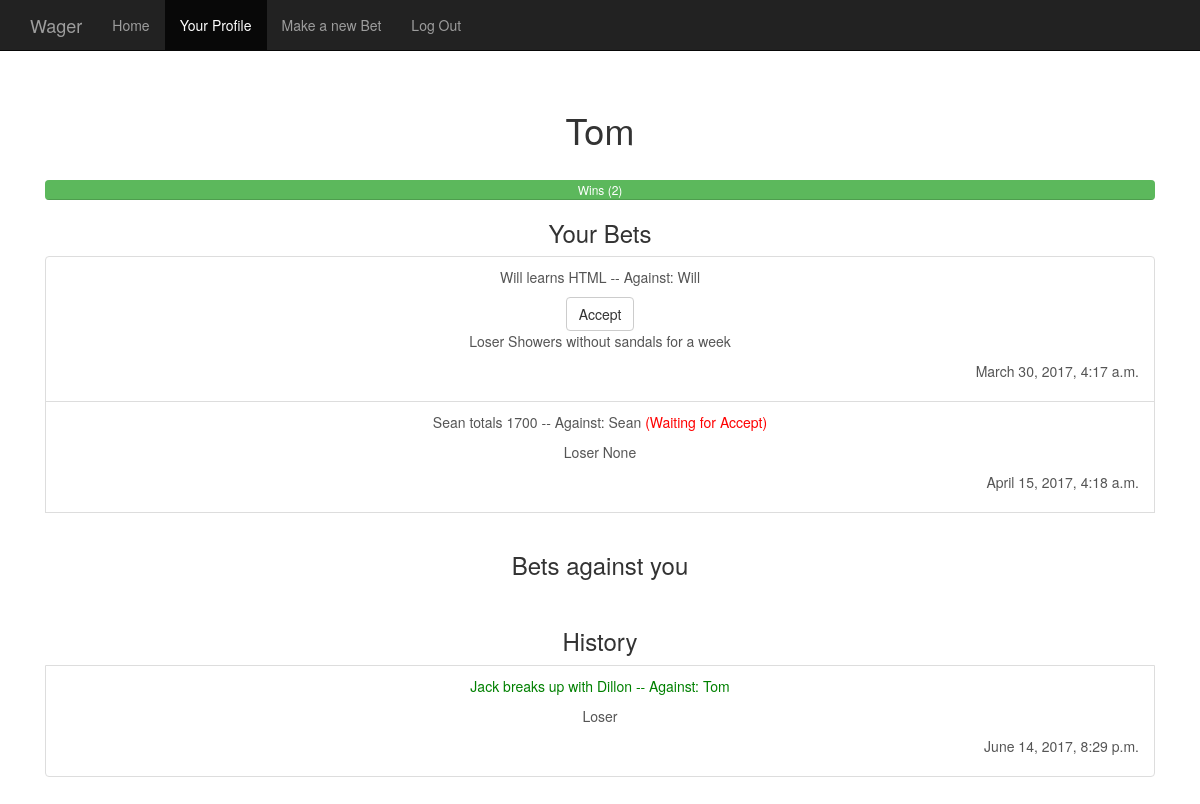
Before: /Profile/ (signed in) with the older database file.
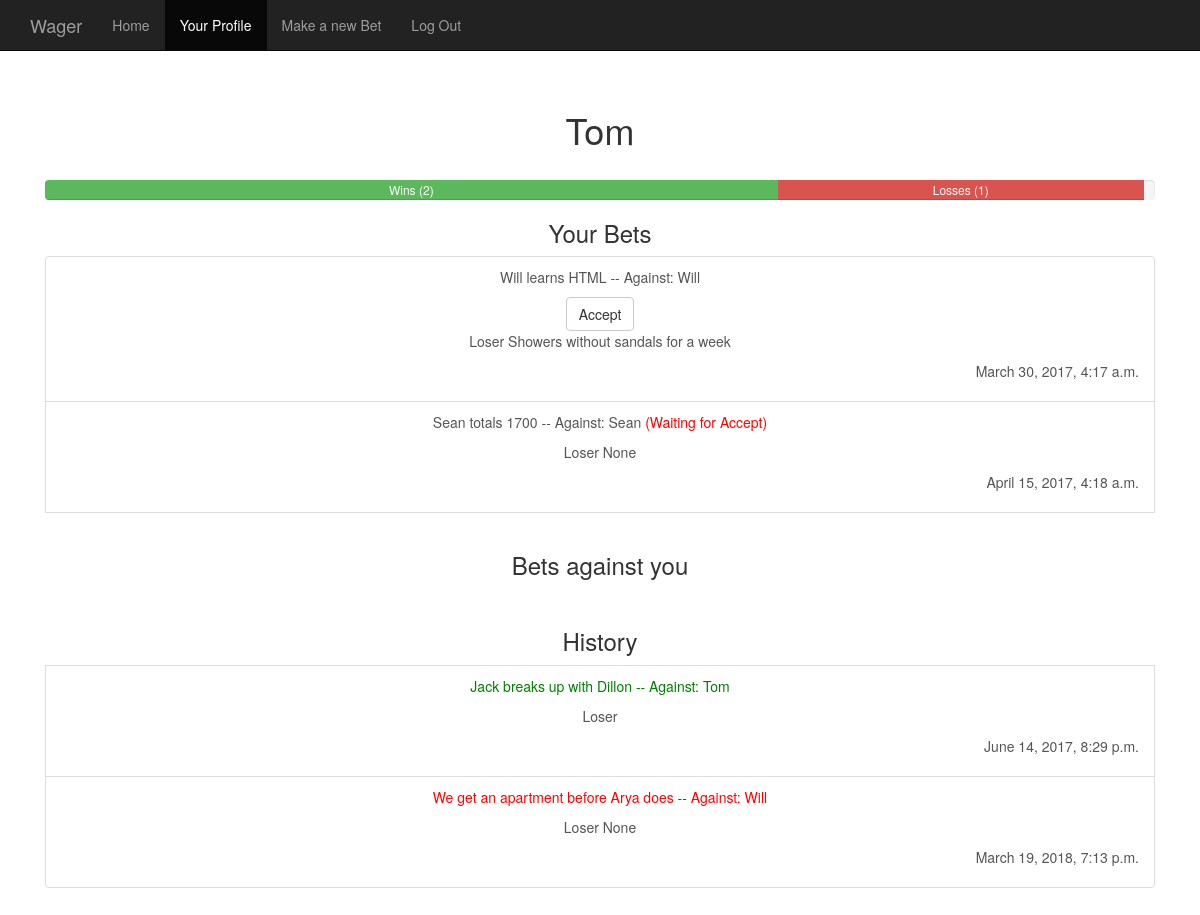
After: the same page with the newer database file.
### Wager/models.py (models this page shows, shortened)
class Bet(models.Model):
	user1 = models.ForeignKey(User, on_delete=models.CASCADE, related_name="user1")
	user2 = models.ForeignKey(User, on_delete=models.CASCADE, related_name="user2")
	Terms = models.CharField(max_length=200)
	Stakes = models.CharField(max_length=300)
	Due_date = models.DateTimeField(default=timezone.now()+datetime.timedelta(days=1))
	Winner = models.IntegerField(default=0)
	Status = models.IntegerField()
	Public = models.BooleanField()
	Date_created = models.DateTimeField()

class User(models.Model):
	User_Name = models.CharField(max_length=50)
	Password = models.CharField(max_length=50)
	Date_joined = models.DateTimeField()
	Wins = models.IntegerField(default=0)
	Losses = models.IntegerField(default=0)
	WinPercent = models.IntegerField(default=0)
	LossPercent = models.IntegerField(default=0)

### Wager/views.py (the view)
# urls.py: url(r'^Profile/', views.Profile, name="Profile"),
def Profile(request):
	u = User.objects.get(pk=request.session['user'])
	r = [x.user2_id for x in Relationship.objects.filter(user1_id=u.pk)] + [x.user1_id for x in Relationship.objects.filter(user2_id=u.pk)]
	friends = User.objects.all().filter(pk__in=r)
	for_bets = Bet.objects.filter(user1__pk=u.pk)
	against_bets = Bet.objects.filter(user2__pk=u.pk)
	context = {'user':u, 'for_bets':for_bets, 'against_bets':against_bets, 'all_bets':list(set(against_bets)|set(for_bets))}
	return render(request, 'User_Profiles/Profile_Base.html', context)

### Wager/templates/User_Profiles/Profile_Base.html (shortened to what this page needs)
<!DOCTYPE html>
<html lang="en">
  <head>
  {% load static %}
    <link href="{% static 'User_Profiles/css/bootstrap.min.css' %}" rel="stylesheet">
    <link href="{% static 'User_Profiles/starter-template.css' %}" rel="stylesheet">
  </head>
  <body>
    <nav class="navbar navbar-inverse navbar-fixed-top">
      <div class="container">
        <div class="navbar-header">
          <a class="navbar-brand" href="#">Wager</a>
        </div>
        <div id="navbar" class="collapse navbar-collapse">
          <ul class="nav navbar-nav">
            <li><a href="/">Home</a></li>
            <li class="active"><a href="/Profile/">Your Profile</a></li>
            <li><a href="/NewBet/">Make a new Bet</a></li>
            <li><a href="/SetLoggedOut/">Log Out</a></li>
          </ul>
        </div>
      </div>
    </nav>
    <div class="container">
      <div class="starter-template">
        {% if user %}
          <h1>{{ user.User_Name }}</h1>
          <br>
          <div class="progress">
            <div class="progress-bar progress-bar-success" role="progressbar" style="width:{{ user.WinPercent }}%">Wins ({{ user.Wins }})</div>
            <div class="progress-bar progress-bar-danger" role="progressbar" style="width:{{ user.LossPercent }}%">Losses ({{ user.Losses }})</div>
          </div>
          <h3>Your Bets</h3>
          <div class="list-group">
            {% for bet in for_bets %}
              {% if bet.Status == 1 %}
                <a href="#", class="list-group-item">
                  <p>{{ bet.Terms }} -- Against: {{  bet.user2.User_Name }}  <span style="color:red">(Waiting for Accept)</span></p>
                  <p>Loser {{ bet.Stakes }}</p>
                  <p align="right">{{ bet.Due_date }}</p>
                </a>
              {% elif bet.Status == 2 %}
                <a href="#", class="list-group-item">
                  <p>{{ bet.Terms }} -- Against: {{  bet.user2.User_Name }}  <span style="color:red">(Waiting for Result)</span></p>
                  <p>Loser {{ bet.Stakes }}</p>
                  <p align="right">{{ bet.Due_date }}</p>
                </a>
              {% elif bet.Status == 4 %}
                <a href="#", class="list-group-item">
                  <p>{{ bet.Terms }} -- Against: {{ bet.user2.User_Name }}  </p><button class="btn btn-default" onclick="location.href='/AcceptResult/{{ bet.pk }}';">Accept</button>
                  <p>Loser {{ bet.Stakes }}</p>
                  <p align="right">{{ bet.Due_date }}</p>
                </a>
              {% endif %}
            {% endfor %}
            <br>
            <h3>Bets against you</h3>
            <br>
            <h3>History</h3>
            {% for bet in all_bets %}
              {% if bet.Status == 5 %}
                {% if bet.Winner == user.pk %}
                  <a href="#", class="list-group-item">
                    <p style="color:green">{{ bet.Terms }} -- Against: {{  bet.user2.User_Name }}</p>
                    <p>Loser {{ bet.Stakes }}</p>
                    <p align="right">{{ bet.Due_date }}</p>
                  </a>
                {% else %}
                  <a href="#", class="list-group-item">
                    <p style="color:red">{{ bet.Terms }} -- Against: {{  bet.user2.User_Name }}</p>
                    <p>Loser {{ bet.Stakes }}</p>
                    <p align="right">{{ bet.Due_date }}</p>
                  </a>
                {% endif %}
              {% endif %}
            {% endfor %}
          </div>
        {% else %}
          <p>Not a valid User</p>
        {% endif %}
      </div>
    </div>
  </body>
</html>

Changed rows visible on the page:
changed User "Tom": WinPercent 100 → 66 (drawn); LossPercent 0 → 33 (drawn); Losses (not shown) → "1"
added Bet: Terms "We get an apartment before Arya does", user2.User_Name "Will", Stakes "None", Due_date "March 19, 2018, 7:13 p.m.", shown under "History"
Other visible differences:
text now shown: "Losses ( )"
